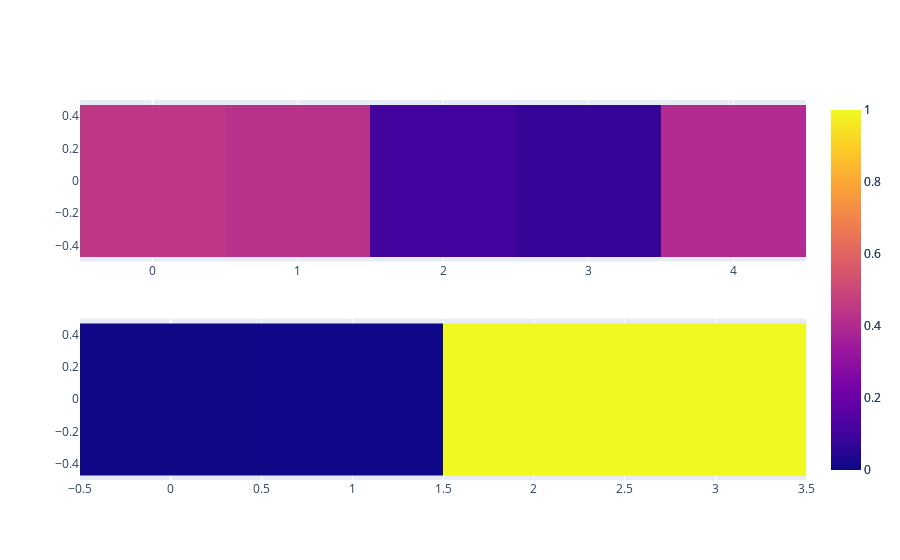

Notebook code cell kept with this figure:
### Code cell
import plotly.graph_objects as go
from plotly.subplots import make_subplots

fig = make_subplots(rows=2, cols=1)
fig.append_trace(go.Heatmap(z=[y],zmin=0, zmax=1), 1,1)
# fid.add_trace(px.imshow([y], zmin=0, zmax=1, color_continuous_scale='RdBu'),
# secondary_y=True)
fig.append_trace(go.Heatmap(z=[b],zmin=0, zmax=1),2, 1)

fig.show()

### Figure 1 — Plotly figure (JSON) as saved in the notebook; plotly's stock layout.template omitted (floating-point values rounded to 4 significant figures)
{"data": [{"type": "heatmap", "xaxis": "x", "yaxis": "y", "ygap": 10, "z": [[0.4457, 0.4255, 0.1053, 0.0759, 0.4053]], "zmax": 1, "zmin": 0}, {"type": "heatmap", "xaxis": "x2", "yaxis": "y2", "ygap": 10, "z": [[0.001157, 0.002774, 1, 1]], "zmax": 1, "zmin": 0}], "layout": {"xaxis": {"anchor": "y", "domain": [0, 1]}, "xaxis2": {"anchor": "y2", "domain": [0, 1]}, "yaxis": {"anchor": "x", "domain": [0.575, 1]}, "yaxis2": {"anchor": "x2", "domain": [0, 0.425]}}}
